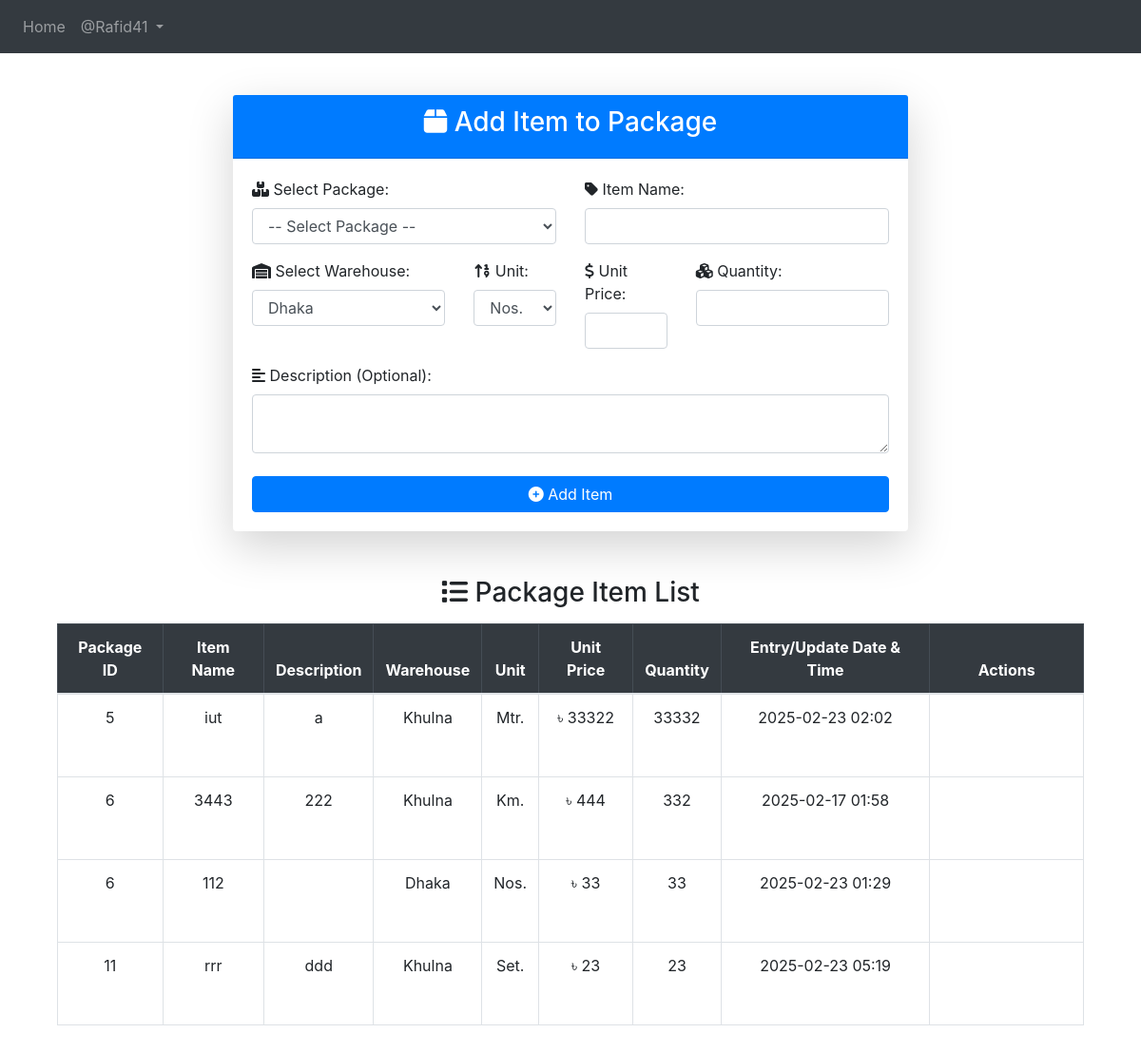
Before: /entry/add_item_to_package/ (signed in) with the older database file.
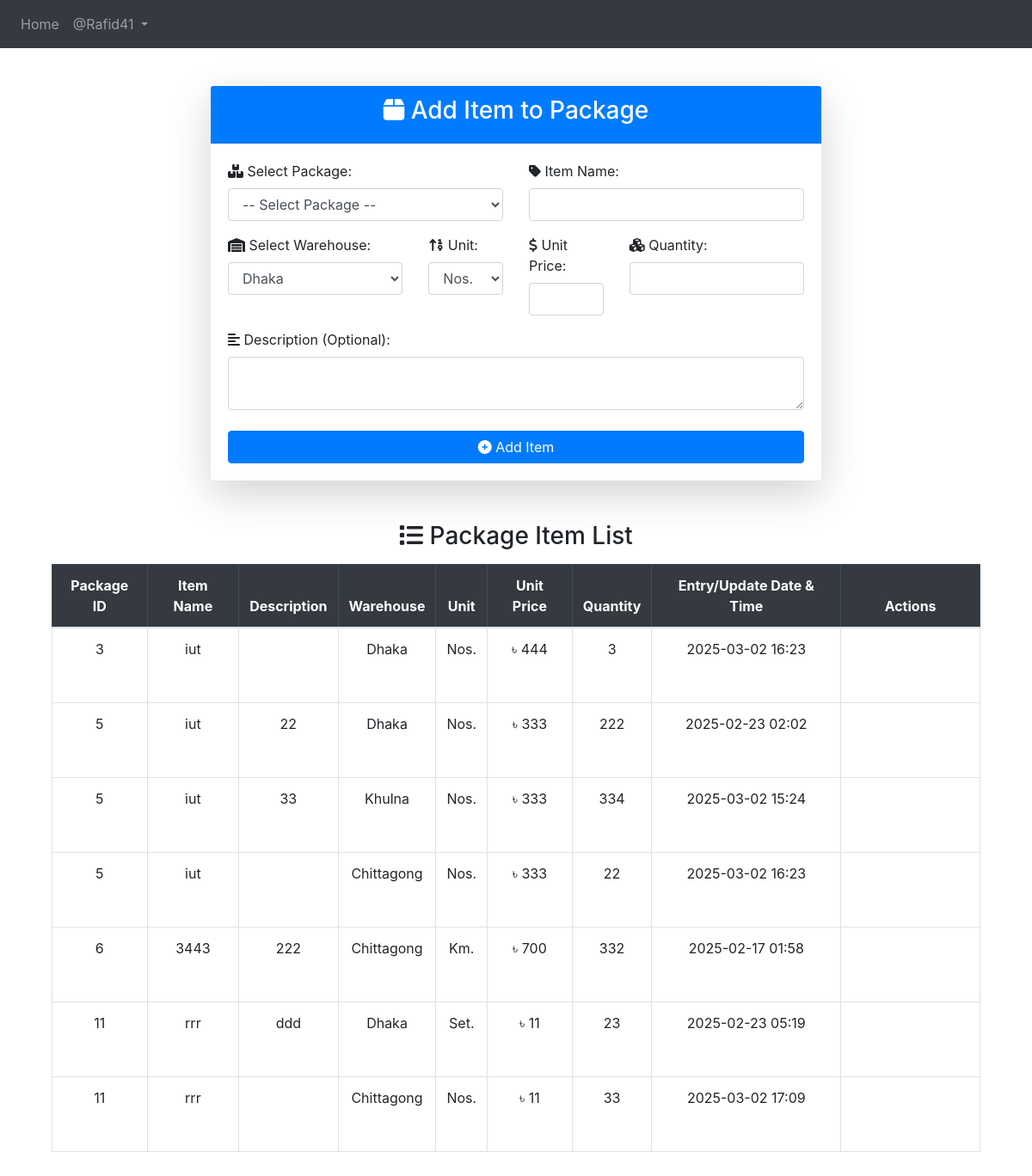
After: the same page with the newer database file.
### App_Entry/models.py (models this page shows, shortened)
class Item(models.Model):
    WAREHOUSE_CHOICES = [
        ("Dhaka", "Dhaka"),
        ("Khulna", "Khulna"),
        ("Chittagong", "Chittagong"),
    ]
    UNIT_CHOICES = [
        ("Nos.", "Nos."),
        ("Mtr.", "Mtr."),
        ("Km.", "Km."),
        ("Set.", "Set."),
        ("Pair.", "Pair."),
    ]
    name = models.CharField(max_length=255)
    description = models.TextField(blank=True, null=True)
    warehouse = models.CharField(
        max_length=50, choices=WAREHOUSE_CHOICES, default="Dhaka"
    )
    unit_of_item = models.CharField(
        max_length=10, choices=UNIT_CHOICES, default="Nos."
    )  # Updated field
    unit_price = models.BigIntegerField(default=0)
    quantity_of_item = models.BigIntegerField(default=0)
    package = models.ForeignKey(
        Package,
        on_delete=models.SET_NULL,
        related_name="package_of_item",
        null=True,
    )
    created_at = models.DateTimeField(auto_now_add=True)

class Package(models.Model):
    packageId = models.BigIntegerField(unique=True)

### App_Entry/views.py (the view, shortened to what this page needs)
@login_required
def add_item_to_package(request):
    packages = Package.objects.all().order_by("packageId")
    items = Item.objects.all().order_by("package__packageId")
    UNIT_CHOICES = ["Nos.", "Mtr.", "Km.", "Set.", "Pair."]
    return render(
        request,
        "App_Entry/Add_item_to_package.html",
        {"packages": packages, "items": items, "unit_choices": UNIT_CHOICES},
    )

### templates/App_Entry/Add_item_to_package.html (shortened to what the changed rows need)
{% extends 'base.html' %}
{% load crispy_forms_tags %}
{% load static %}
{% block body_block %}
<div class="container mt-4">
    <table class="table table-hover table-bordered mt-3">
        <thead class="table-dark">
            <tr class="text-center">
                <th>Package ID</th>
                <th>Item Name</th>
                <th>Description</th>
                <th>Warehouse</th>
                <th>Unit</th>
                <th>Unit Price</th>
                <th>Quantity</th>
                <th>Entry/Update Date & Time</th>
                <th>Actions</th>
            </tr>
        </thead>
        <tbody>
            {% for item in items %}
            <tr class="text-center">
                <td>{{ item.package.packageId }}</td>
                <td>{{ item.name }}</td>
                <td>{{ item.description }}</td>
                <td>{{ item.warehouse }}</td>
                <td>{{ item.unit_of_item }}</td>
                <td>৳ {{ item.unit_price }}</td>
                <td>{{ item.quantity_of_item }}</td>
                <td>{{ item.created_at|date:"Y-m-d H:i" }}</td>
                <td class="action-cell">
                </td>
            </tr>
            {% endfor %}
        </tbody>
    </table>
    <br><br>
</div>
{% endblock %}

Changed rows visible on the page:
removed Item: package.packageId "6", name "112", warehouse "Dhaka", unit_of_item "Nos.", unit_price "33", quantity_of_item "33", created_at "2025-02-23 01:29"
added Item: package.packageId "3", name "iut", warehouse "Dhaka", unit_of_item "Nos.", unit_price "444", quantity_of_item "3", created_at "2025-03-02 16:23"
changed Item (number 2 of 7 on the later page): description "a" → "22"; warehouse "Khulna" → "Dhaka"; unit_of_item "Mtr." → "Nos."; unit_price "33322" → "333"; quantity_of_item "33332" → "222"
added Item: package.packageId "5", name "iut", description "33", warehouse "Khulna", unit_of_item "Nos.", unit_price "333", quantity_of_item "334", created_at "2025-03-02 15:24"
added Item: package.packageId "5", name "iut", warehouse "Chittagong", unit_of_item "Nos.", unit_price "333", quantity_of_item "22", created_at "2025-03-02 16:23"
changed Item "Km.": warehouse "Khulna" → "Chittagong"; unit_price "444" → "700"
changed Item "ddd": warehouse "Khulna" → "Dhaka"; unit_price "23" → "11"
added Item: package.packageId "11", name "rrr", warehouse "Chittagong", unit_of_item "Nos.", unit_price "11", quantity_of_item "33", created_at "2025-03-02 17:09"
